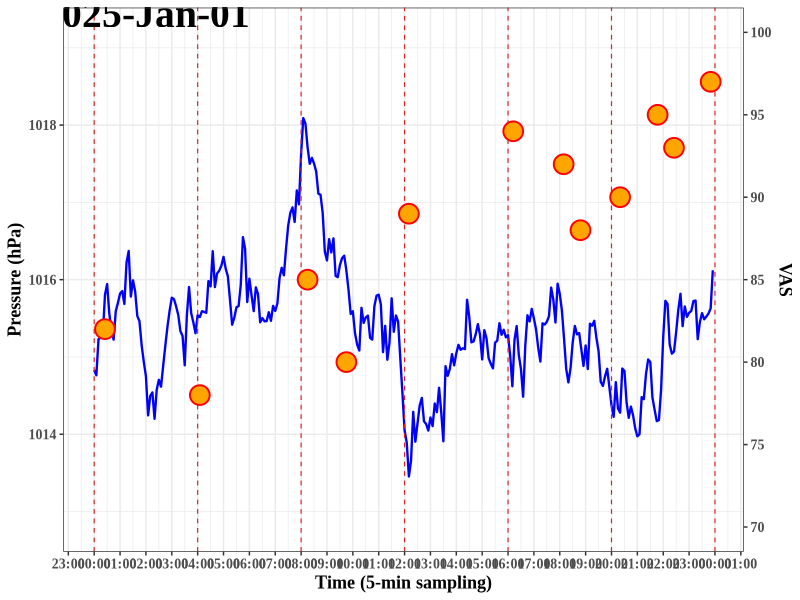

The R source for this figure: (Note: this script raises an error after producing the figure.)
# scripts/mock_data_and_plot.R
# 2025-12-11

library(dplyr)
library(ggplot2)
library(lubridate)
library(scales)

# ダミーデータ生成（1日分、5分間隔）
set.seed(123)

times <- seq(
  from = ymd_hm("2025-01-01 00:00"),
  to   = ymd_hm("2025-01-01 23:55"),
  by   = "5 min"
)

n <- length(times)

df_env <- tibble(
  timestamp_5min = times,
  pressure_hPa   = 1015 + cumsum(rnorm(n, 0, 0.3)),
  temp_C         = 20 + sin(seq(0, 2*pi, length.out = n)) * 3 +
    rnorm(n, 0, 0.3),
  humid_pct      = 50 + rnorm(n, 0, 3)
)

# 0時から4時間ごとの投薬時刻を生成
dose_times <- seq(
  from = ymd_hm("2025-01-01 00:00"),
  to   = ymd_hm("2025-01-02 00:00"),
  by   = "4 hours"
)

# ==== VASイベント（4時間おき）を定義 ====
df_vas <- tibble(
  vas_time = ymd_hm(c(
    "2025-01-01 00:25",
    "2025-01-01 04:05",
    "2025-01-01 08:15",
    "2025-01-01 09:45",
    "2025-01-01 12:10",
    "2025-01-01 16:12",
    "2025-01-01 18:09",
    "2025-01-01 18:48",
    "2025-01-01 20:20",
    "2025-01-01 21:47",
    "2025-01-01 22:25",
    "2025-01-01 23:50"
  )),
  vas_score = c(82, 78, 85, 80, 89, 94, 92, 88, 90, 95, 93, 97)
)

# ==== 気圧レンジに少し余裕を持たせてY軸を決める ====
p_min <- min(df_env$pressure_hPa)
p_max <- max(df_env$pressure_hPa)

y_min <- floor(p_min) - 0.2   # 例: 実測最小より少し下
y_max <- ceiling(p_max) + 0.2 # 例: 実測最大より少し上

# VAS 70–100 を左軸 y_min–y_max に線形対応させる係数
#   left = a + b * (VAS - 70)
b <- (y_max - y_min) / 30      # 30 = 100 - 70
a <- y_min

# 簡単な気圧の時系列プロット
p <- 
  ggplot(df_env, aes(x = timestamp_5min,
                   y = pressure_hPa)) +
  geom_line(color = "blue", linewidth = 0.8) +
  # geom_line(color = "#1f4e79") +
  
  # 4時間ごとの投薬時刻に縦線を引く
  geom_vline(
    xintercept = dose_times,
    color      = "#d62728",   # 推奨色：やや落ち着いた赤
    linewidth  = 0.4,
    linetype   = "dashed"
  ) +
  
  # VAS を右軸 70–100 に合わせてスケーリングしてドット表示
  geom_point(
    data = df_vas,
    aes(
      x = vas_time,
      # 左Y軸に写像： a + b * (VAS - 70)
      y = a + b * (vas_score - 70)
    ),
    inherit.aes = FALSE,
    shape  = 21,          # 枠と塗りつぶしを持つ丸
    size   = 6,
    color  = "red",
    fill   = "orange",
    stroke = 1            # 枠線の太さ
  ) +
  
  # 左軸：気圧。右軸：VAS（70–100）の線形変換
  scale_y_continuous(
    name   = "Pressure (hPa)",
    limits = c(y_min, y_max),
    sec.axis = sec_axis(
      # 逆変換： VAS = ((left - a) / b) + 70
      trans = ~ ((. - a) / b) + 70,
      name  = "VAS",
      breaks = seq(70, 100, by = 5)
    )
  ) +
  
  labs(
    x = "Time (5-min sampling)",      # ここで軸ラベルを指定
    y = "Pressure (hPa)"
  ) +
  
  annotate(
    "text",
    x       = times[25],      # 2025-01-01 00:30 を利用
    y       = y_max,          # y座標（上側に配置）
    label   = "2025-Jan-01",
    size    = 10,
    family  = "Times New Roman",
    fontface = "bold",
    vjust   = -0.2            # 少しグラフ内に押し込む場合は調整
  ) +
  
  scale_x_datetime(
    date_labels = "%H:%M",  # X軸のラベルを "HH:MM" 形式にする
    date_breaks = "1 hours" # 1時間ごとに目盛を表示する
  ) +
  
  theme_bw() +
  
  theme(
    # X軸タイトル（横軸ラベル：例 "Time"）の書式設定
    axis.title.x = element_text(
      family = "Times New Roman",  # フォントを Times New Roman にする
      face   = "bold",             # 太字にする
      size   = 13                  # 文字サイズを 13 にする
    ),
    
    # Y軸タイトル（縦軸ラベル：例 "Pressure (hPa)"）の書式設定
    axis.title.y = element_text(
      family = "Times New Roman",  # フォントを Times New Roman にする
      face   = "bold",             # 太字にする
      size   = 13                  # 文字サイズを 13 にする
    ),
    
    # X軸の目盛ラベル（軸の下に並ぶ 0, 1, Jan など）の書式設定
    axis.text.x = element_text(
      family = "Times New Roman",  # フォントを Times New Roman にする
      face   = "bold",             # 太字にする
      size   = 10                  # 文字サイズを 10 にする
    ),
    
    # Y軸の目盛ラベル（軸の横に並ぶ 1000, 1010, … など）の書式設定
    axis.text.y = element_text(
      family = "Times New Roman",  # フォントを Times New Roman にする
      face   = "bold",             # 太字にする
      size   = 10                  # 文字サイズを 10 にする
    )
  )

print(p)

# データを回帰用に整形 ==============================
p_reg <- ggplot(df_reg, aes(x = pressure_hPa, y = vas_score)) +
  # 点：時系列と同じスタイル
  geom_point(
    shape  = 21,
    size   = 6,
    color  = "red",
    fill   = "orange",
    stroke = 1
  ) +
  # 回帰直線：時系列の line と同じ色・太さ
  geom_smooth(
    method = "lm",
    se     = TRUE,
    color  = "blue",
    linewidth = 0.8
  ) +
  # 回帰式の注釈
  annotate(
    "text",
    x       = min(df_reg$pressure_hPa),
    y       = max(df_reg$vas_score),
    hjust   = 0,
    vjust   = 1,
    label   = label_lm,
    family  = "Times New Roman",
    fontface = "bold",
    size    = 5
  ) +
  labs(x = "Pressure (hPa)", y = "VAS") +
  theme_bw() +
  theme(
    axis.title.x = element_text(
      family = "Times New Roman",
      face   = "bold",
      size   = 13
    ),
    axis.title.y = element_text(
      family = "Times New Roman",
      face   = "bold",
      size   = 13
    ),
    axis.text.x = element_text(
      family = "Times New Roman",
      face   = "bold",
      size   = 10
    ),
    axis.text.y = element_text(
      family = "Times New Roman",
      face   = "bold",
      size   = 10
    )
  )

print(p_reg)
